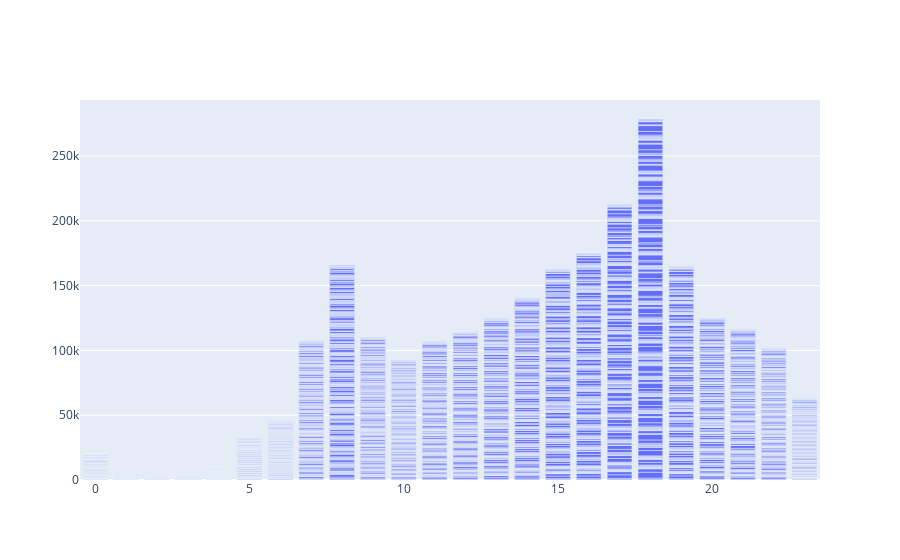

The code cell stored with this chart in its notebook:
### Code cell
df = pd.read_csv('./datasets/버스중구3월.csv')

fig = go.Figure()

fig.add_trace(go.Bar(
    x=df[df['wd']==0]['hh'],
    y=df[df['wd']==0]['g_cnt']
))


fig.show()

### Figure 1 — Plotly figure (JSON) as saved in the notebook; plotly's stock layout.template omitted (floating-point values rounded to 4 significant figures; data arrays with more than 128 entries replaced by an {"elided": "..."} marker saying what was removed)
{"data": [{"type": "bar", "x": {"elided": "7560 int values"}, "y": {"elided": "7560 int values"}}], "layout": {"autosize": true, "xaxis": {"autorange": true, "range": [-0.5, 23.5], "type": "linear"}, "yaxis": {"autorange": true, "range": [0, 293200.0], "type": "linear"}}}
